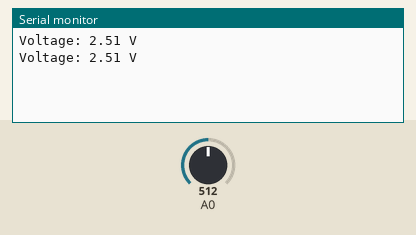
This sketch was run on a simulated Arduino Uno, built with avr-gcc and run on an emulated ATmega328P. Parts: the last lines printed to the serial monitor. The inputs (shaded band) are chosen by the test bench; at power-on: A0 = 512.

Above: at 1.8 s.
1.9 s: A0 set to 716
At 2.8 s:
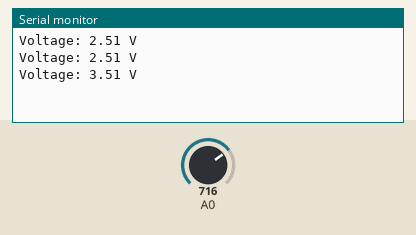
3.4 s: A0 set to 900
At 4.8 s:
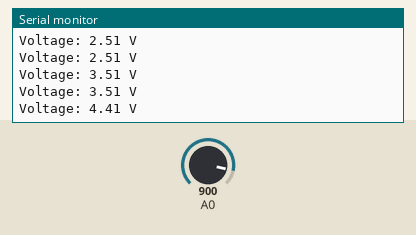
Timing chart, 0 to 6.4 s (numbered marks = the images above; inputs shaded):
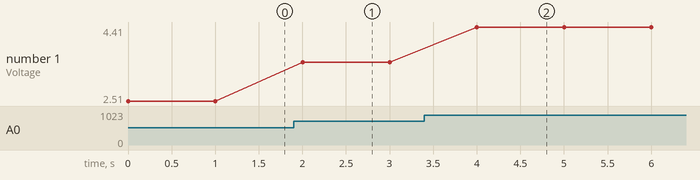

Measured:
- after the input at 1.9 s, the serial monitor: prints a new line after 0.10 s (image 1)
- after the input at 3.4 s, the serial monitor: prints a new line after 0.60 s (image 2)
- plotted number 1: 2.51 → 3.51 after the input at 1.9 s, 3.51 → 4.41 after the input at 3.4 s

The sketch:

solarvoltchecking.ino
```cpp
void setup() {
  Serial.begin(9600);
}

void loop() {
  int sensorValue = analogRead(A0);
  float voltage = sensorValue * 0.0049;// (1023/5)*output analog -->AtoD  5/1023)*digital ---> DtoA
  Serial.print("Voltage: ");
  Serial.print(voltage);
  Serial.println(" V");
  delay(1000);
}
```
